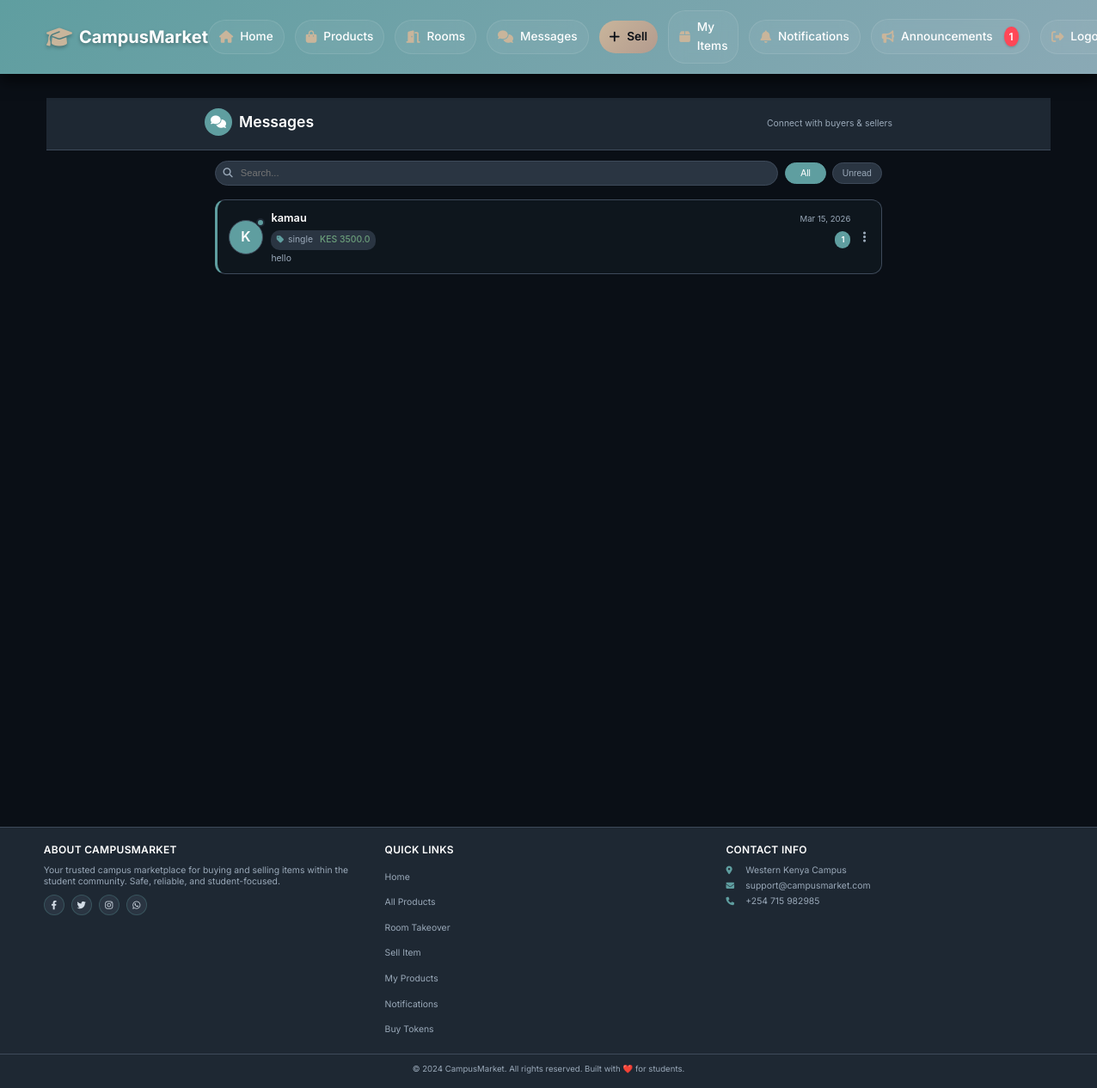
The app's page /chat/ (signed in), older data.
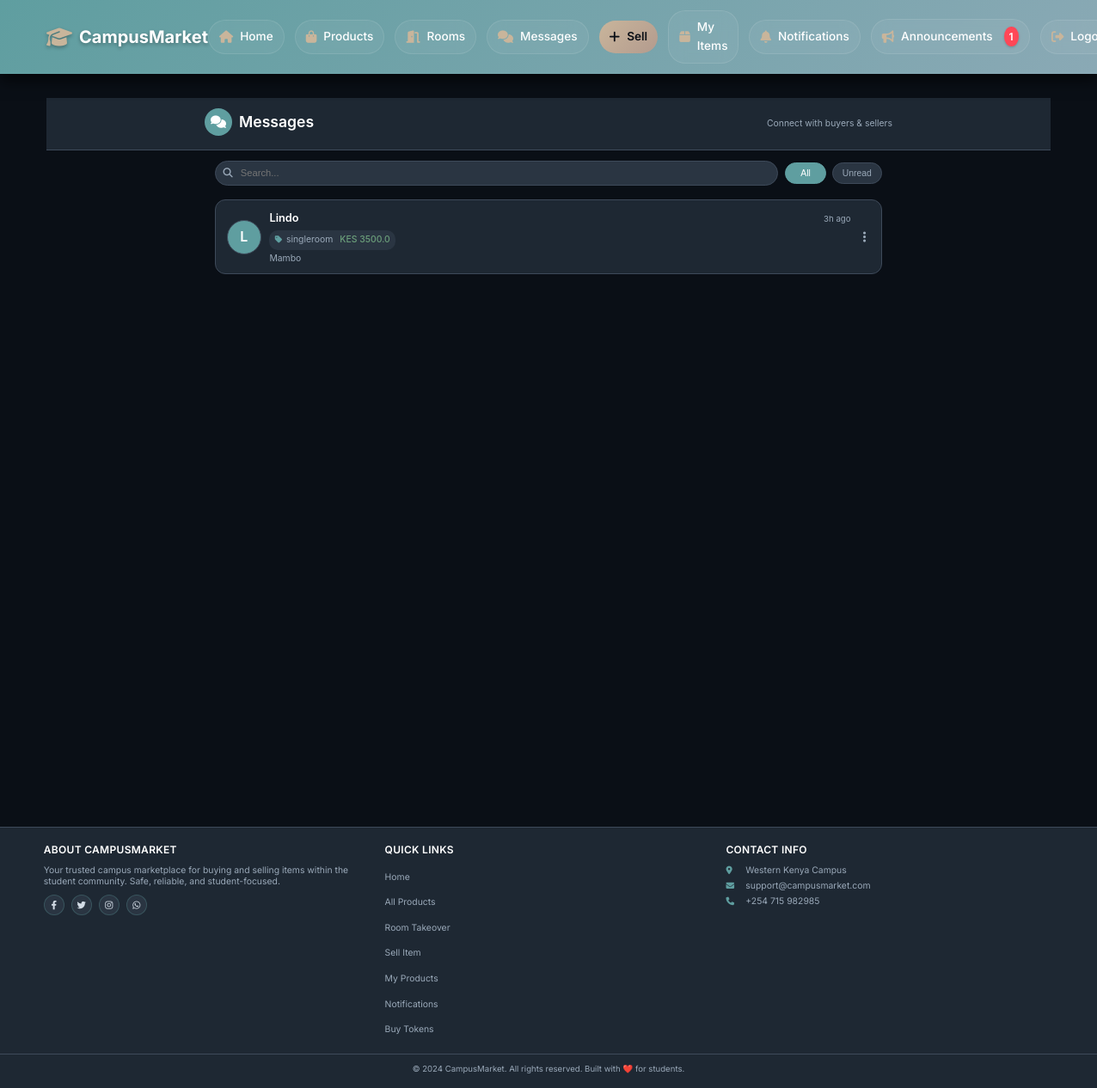
The same page, newer data.
### app/models.py (models this page shows, shortened)
class Message(db.Model):
    __tablename__ = 'messages'
    id = db.Column(db.Integer, primary_key=True)
    chat_id = db.Column(db.Integer, db.ForeignKey('chats.id'), nullable=False)
    content = db.Column(db.Text, nullable=True)
    is_image = db.Column(db.Boolean, default=False)
    image_filename = db.Column(db.String(255), nullable=True)
    sender_id = db.Column(db.Integer, db.ForeignKey('users.id'), nullable=False)
    receiver_id = db.Column(db.Integer, db.ForeignKey('users.id'), nullable=False)
    is_read = db.Column(db.Boolean, default=False)
    created_at = db.Column(db.DateTime, default=datetime.utcnow)
    is_deleted = db.Column(db.Boolean, default=False)
    deleted_at = db.Column(db.DateTime, nullable=True)
    deleted_by_id = db.Column(db.Integer, db.ForeignKey('users.id'), nullable=True)
    offer_id = db.Column(db.Integer, db.ForeignKey('offers.id'), nullable=True)
    __table_args__ = (
        CheckConstraint('sender_id != receiver_id', name='different_sender_receiver'),
    )
    chat = db.relationship('Chat', back_populates='messages')
    sender = db.relationship('User', foreign_keys=[sender_id], back_populates='sent_messages')
    deleted_by = db.relationship('User', foreign_keys=[deleted_by_id], backref='deleted_messages')
    offer = db.relationship('Offer', backref='message_refs')
    @property
    def formatted_time(self):
        now = datetime.utcnow()
        diff = now - self.created_at
        if diff.days == 0:
            if diff.seconds < 60:
                return "Just now"
            elif diff.seconds < 3600:
                return f"{diff.seconds // 60}m ago"
            else:
                return f"{diff.seconds // 3600}h ago"
        elif diff.days == 1:
            return "Yesterday"
        elif diff.days < 7:
            return f"{diff.days}d ago"
        else:
            return self.created_at.strftime("%b %d, %Y")

class User(UserMixin, db.Model):
    __tablename__ = 'users'
    id = db.Column(db.Integer, primary_key=True)
    username = db.Column(db.String(80), unique=True, nullable=False)
    email = db.Column(db.String(120), unique=True, nullable=False)
    password_hash = db.Column(db.String(128))
    phone = db.Column(db.String(20))
    created_at = db.Column(db.DateTime, default=datetime.utcnow)
    google_id = db.Column(db.String(100), unique=True, nullable=True)
    profile_picture = db.Column(db.String(500), nullable=True)
    products = db.relationship('Product',
        foreign_keys='Product.seller_id',
        back_populates='seller',
        lazy=True
    )
    payments = db.relationship('Payment',
        back_populates='payment_user',
        lazy=True
    )
    phone_number = db.Column(db.String(20))
    campus_location = db.Column(db.String(100))
    hostel_name = db.Column(db.String(100))
    hostel_room = db.Column(db.String(20))
    whatsapp_number = db.Column(db.String(20))
    show_contact_details = db.Column(db.Boolean, default=True)
    contact_preference = db.Column(db.String(20), default='whatsapp')
    is_admin = db.Column(db.Boolean, default=False)
    conversations_as_buyer = db.relationship('Chat',
        foreign_keys='Chat.buyer_id',
        back_populates='buyer',
        lazy=True,
        cascade='all, delete-orphan'
    )
    conversations_as_seller = db.relationship('Chat',
        foreign_keys='Chat.seller_id',
        back_populates='seller',
        lazy=True,
        cascade='all, delete-orphan'
    )
    sent_messages = db.relationship('Message',
        foreign_keys='Message.sender_id',
        back_populates='sender',
        lazy=True,
        cascade='all, delete-orphan'
    )
    sent_offers = db.relationship('Offer',
        foreign_keys='Offer.buyer_id',
        back_populates='offer_buyer',
        lazy=True
    )
    received_offers = db.relationship('Offer',
        foreign_keys='Offer.seller_id',
        back_populates='offer_seller',
        lazy=True
    )

class Product(db.Model):
    __tablename__ = 'products'
    id = db.Column(db.Integer, primary_key=True)
    title = db.Column(db.String(100), nullable=False)
    description = db.Column(db.Text)
    price = db.Column(db.Float, nullable=False)
    condition = db.Column(db.String(20))
    contact_info = db.Column(db.Text)
    is_fast_moving = db.Column(db.Boolean, default=False)
    is_active = db.Column(db.Boolean, default=True)
    is_sold = db.Column(db.Boolean, default=False)
    Token = db.Column(db.Float, nullable=False)
    category_id = db.Column(db.Integer, db.ForeignKey('categories.id'), nullable=False)
    seller_id = db.Column(db.Integer, db.ForeignKey('users.id'), nullable=False)
    image_group_id = db.Column(db.Integer, db.ForeignKey('product_image_groups.id'), nullable=True)
    created_at = db.Column(db.DateTime, default=datetime.utcnow)
    updated_at = db.Column(db.DateTime, default=datetime.utcnow, onupdate=datetime.utcnow)
    hostel_name = db.Column(db.String(100), nullable=False, default='')
    location = db.Column(db.String(100), nullable=False, default='')
    leave_date = db.Column(db.DateTime, nullable=False, default=datetime.utcnow)
    room_type = db.Column(db.String(20), default='single')
    deposit = db.Column(db.Float, default=0)
    commission_percentage = db.Column(db.Float, default=0)
    is_commission_listing = db.Column(db.Boolean, default=False)
    status = db.Column(db.String(20), default='available')
    agreement_user_id = db.Column(db.Integer, db.ForeignKey('users.id'), nullable=True)
    agreement_expires_at = db.Column(db.DateTime, nullable=True)
    booked_at = db.Column(db.DateTime, nullable=True)
    total_unlocks = db.Column(db.Integer, default=0)
    last_interest_update = db.Column(db.DateTime, default=datetime.utcnow)
    payments = db.relationship('Payment', back_populates='product', lazy=True, cascade="all, delete-orphan")
    chats = db.relationship('Chat', back_populates='product', lazy=True, cascade='all, delete-orphan')
    offers = db.relationship('Offer', back_populates='product', lazy=True, cascade='all, delete-orphan')
    unlocks = db.relationship(
    'ProductUnlock',
    back_populates='product',
    cascade='all, delete-orphan'
)
    notifications = db.relationship(
    'Notification',
    back_populates='product',
    cascade='all, delete-orphan'
)
    agreement_user = db.relationship('User', foreign_keys=[agreement_user_id])
    category = db.relationship('Category', back_populates='products')
    seller = db.relationship('User', foreign_keys=[seller_id], back_populates='products')
    image_group = db.relationship('ProductImageGroup', back_populates='product')

### app/chat/routes.py (the view)
@chat_bp.route('/')
@login_required
def index():
    chats = Chat.query.filter(
        (Chat.buyer_id == current_user.id) | (Chat.seller_id == current_user.id),
        Chat.is_active == True
    ).order_by(Chat.updated_at.desc()).all()
    formatted_chats = []
    for chat in chats:
        last_message = Message.query.filter_by(chat_id=chat.id)\
            .order_by(Message.created_at.desc()).first()
        unread_count = Message.query.filter_by(
            chat_id=chat.id,
            receiver_id=current_user.id,
            is_read=False
        ).count()
        other_user = chat.get_other_participant(current_user.id)
        formatted_chats.append({
            'chat_id': chat.id,
            'product': chat.product,
            'other_user': other_user,
            'last_message': last_message.content if last_message and not last_message.is_image else '[Image]' if last_message else None,
            'last_message_time': last_message.formatted_time if last_message else None,
            'unread_count': unread_count,
            'updated_at': chat.updated_at
        })
    return render_template('chat/index.html', chats=formatted_chats)

### app/models.py (called while the page is built)
@login_manager.user_loader
def load_user(user_id):
    return User.query.get(int(user_id))

    def get_other_participant(self, current_user_id):
        if current_user_id == self.buyer_id:
            return self.seller
        return self.buyer

### app/templates/chat/index.html (shortened to what the changed rows need)
{% extends "base.html" %}
{% block content %}
<div class="chat-app">
    <header class="chat-app-header">
        <div class="header-content">
            <div class="header-title">
                <h1>Messages</h1>
            </div>
        </div>
    </header>
    <main class="chat-main">
        {% if chats %}
        <div class="chats-container">
            <div class="chats-list" id="chatsList">
                {% for chat in chats %}
                <a href="{{ url_for('chat.chat_room', chat_id=chat.chat_id) }}" class="chat-card {% if chat.unread_count > 0 %}unread{% endif %}"
                   data-username="{{ chat.other_user.username|lower }}"
                   data-product="{{ chat.product.title|lower }}"
                   data-last-message="{{ chat.last_message|default('')|lower }}"
                   data-unread="{{ chat.unread_count }}"
                   data-timestamp="{{ chat.updated_at.timestamp() }}">
                    <div class="chat-avatar">
                        <div class="avatar-container">
                            {% if chat.other_user.profile_picture %}
                                <img src="{{ chat.other_user.profile_picture }}" alt="{{ chat.other_user.username }}" class="avatar-img">
                            {% else %}
                                <div class="avatar-fallback" style="background: var(--primary);">
                                    {{ chat.other_user.username[0]|upper }}
                                </div>
                            {% endif %}
                            {% if chat.unread_count > 0 %}
                            <div class="unread-dot"></div>
                            {% endif %}
                        </div>
                    </div>
                    <div class="chat-info">
                        <div class="chat-header-row">
                            <h3 class="chat-username">{{ chat.other_user.username }}</h3>
                            <span class="chat-timestamp">{{ chat.last_message_time or chat.updated_at.strftime('%H:%M') }}</span>
                        </div>
                        <div class="product-row">
                            <div class="product-badge">
                                <i class="fas fa-tag"></i>
                                <span class="product-name">{{ chat.product.title|truncate(25, true) }}</span>
                                <span class="product-price">KES {{ chat.product.price }}</span>
                            </div>
                            {% if chat.unread_count > 0 %}
                            <div class="unread-count">{{ chat.unread_count }}</div>
                            {% endif %}
                        </div>
                        <div class="message-preview-row">
                            <p class="message-preview">
                                {% if chat.last_message %}
                                    {{ chat.last_message|truncate(40) }}
                                {% else %}
                                    <span class="no-messages">Start conversation...</span>
                                {% endif %}
                            </p>
                        </div>
                    </div>
                    <div class="chat-actions">
                        <button class="action-btn" onclick="event.preventDefault(); event.stopPropagation(); toggleChatMenu('{{ chat.chat_id }}')">
                            <i class="fas fa-ellipsis-v"></i>
                        </button>
                    </div>
                </a>
                {% endfor %}
            </div>
        </div>
        {% endif %}
    </main>
</div>
{% endblock %}

Row changes from the older to the newer data that the page shows:
removed Message: other_user "K", other_user.username "kamau", created_at "Mar 15, 2026", product "single", product.price "3500.0", unread_count "1", last_message "hello"
added Message: other_user "L", other_user.username "Lindo", last_message_time "3h ago", product "singleroom", product.price "3500.0", last_message "Mambo"
